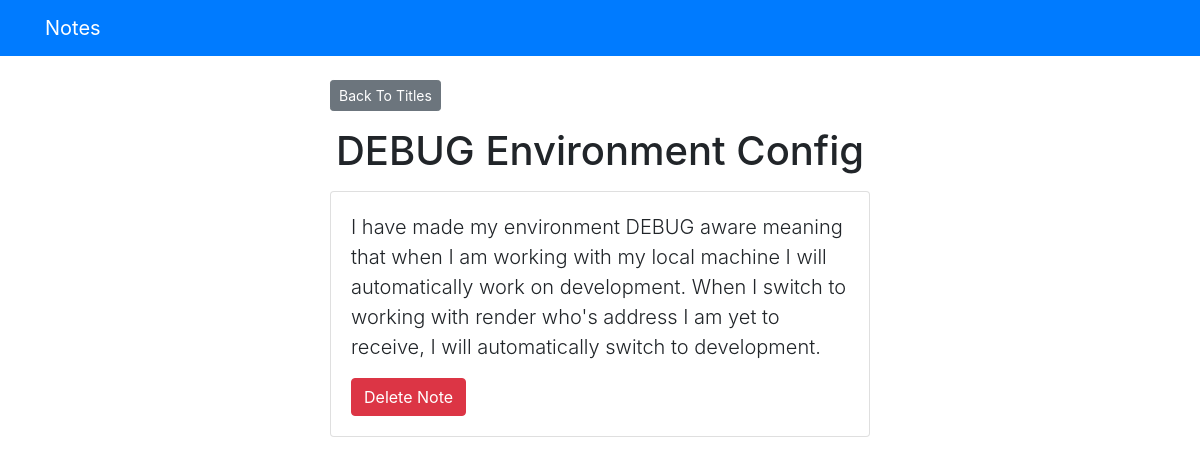
The app's page /notes/46 with its own data.
### notes/models.py (models this page shows, shortened)
class Title(models.Model):
    title_text = models.CharField(max_length=200)
    pub_date = models.DateTimeField(auto_now_add=True)

class Body(models.Model):
    title = models.OneToOneField(Title, on_delete=models.CASCADE)
    body_text = models.TextField()

### notes/views.py (the view)
# urls.py: path('<int:title_id>', views.detail, name='detail'),
def detail(request, title_id):
    title = get_object_or_404(Title, pk=title_id)
    body = title.body
    return render(request, "notes/detail.html", {"title": title, "body": body})

### notes/templates/notes/detail.html (shortened to what this page needs)
{% extends 'base.html' %}
{% block content %}
<a class="btn btn-secondary btn-sm mb-3" href="{% url 'notes:index' %}">Back To Titles</a>
<h1 class="text-center mb-3">{{ title.title_text }}</h1>
<div class="card mb-3">
        <div class="card-body">
          <p class="lead">{{ body.body_text }}</p>
          <form action="{% url 'notes:delete' title.id %}" method="post">
            <button type="submit" class="btn btn-danger">Delete Note</button>
          </form>
        </div>
</div>
{% endblock %}

### records on screen
Title: title_text "DEBUG Environment Config"
Body: body_text "I have made my environment DEBUG aware meaning that when I am working with my local machine I will automatically work on development. When I switch to working with render who's address I am yet to receive, I will automatically switch to development."
